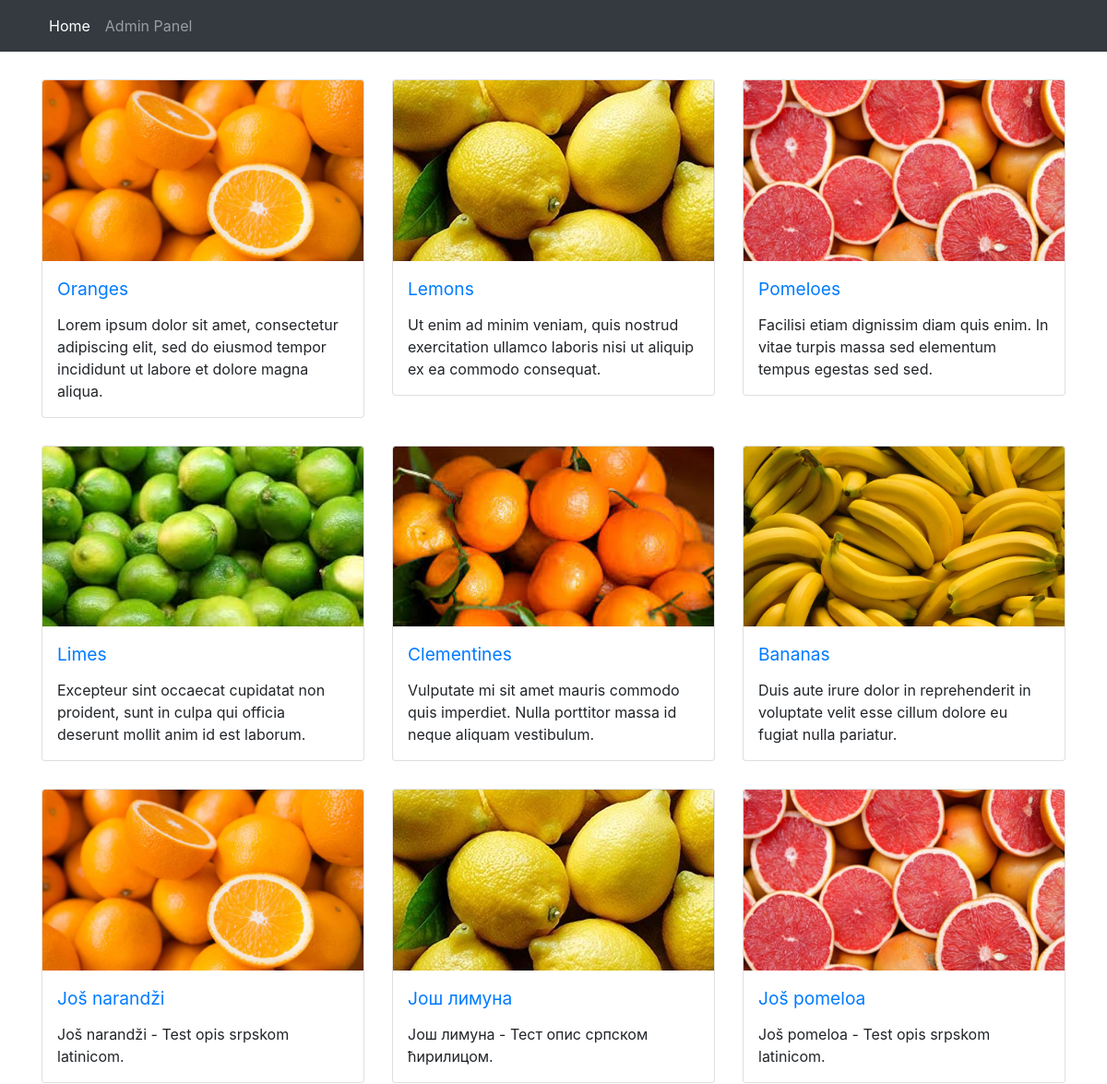
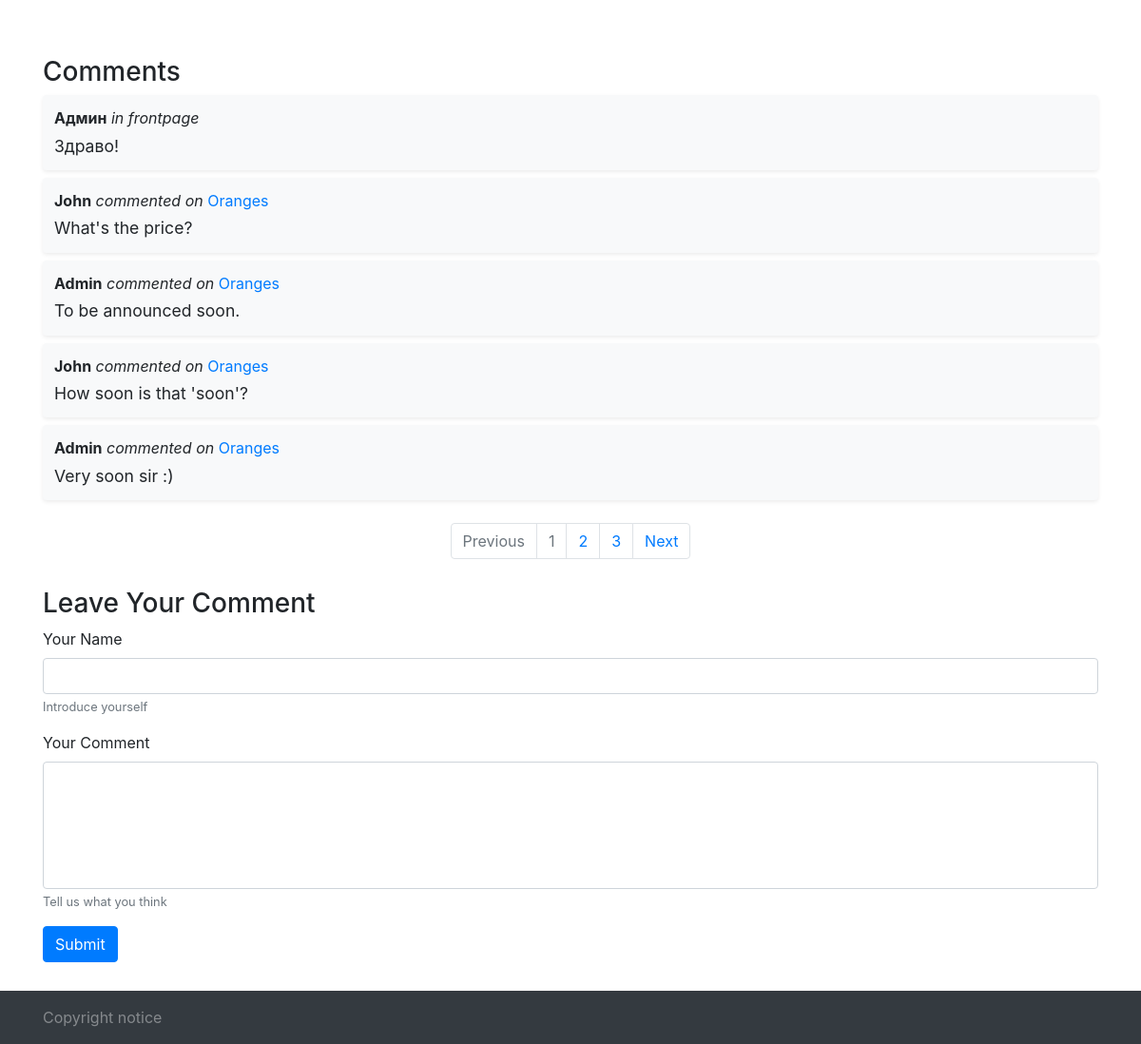
The page / on the database its author committed (2 pictures, top to bottom).
### tables this page shows
CREATE TABLE `kh4tr_assets` (
  `id` int(10) unsigned NOT NULL AUTO_INCREMENT,
  `name` varchar(255) NOT NULL,
  `alias` varchar(255) NOT NULL,
  `desc` varchar(1000) DEFAULT NULL,
  `image` varchar(255) DEFAULT NULL,
  `state` tinyint(4) DEFAULT NULL,
  `date` datetime DEFAULT NULL,
  PRIMARY KEY (`id`)
);

CREATE TABLE `kh4tr_comments` (
  `id` int(10) unsigned NOT NULL AUTO_INCREMENT,
  `author` varchar(255) NOT NULL,
  `text` varchar(500) DEFAULT NULL,
  `parent` int(10) unsigned DEFAULT NULL,
  `state` tinyint(4) DEFAULT NULL,
  `date` datetime DEFAULT NULL,
  PRIMARY KEY (`id`)
);

### config.php (called while the page is built, shortened)
<?php
$settings = array (
'premoderation' => 1,
'commentsperpage' => 5,
'commentsperpageadmin' => 5,
);
?>

### index.php (the view, shortened to what this page needs)
<?php
if (file_exists('config.php')) {
	require_once('config.php' );
} else {
	die("Configuration file absent");
}
?>
<!DOCTYPE html>
<html lang="en-US" class="h-100">
<head>
<link rel='stylesheet' href='css/bootstrap.min.css' type='text/css' media='all' />
<link rel='stylesheet' href='css/custom.css' type='text/css' media='all' />
</head>
<?php
$path = $_SERVER['REQUEST_URI'];
if ($path) {
	$path = preg_replace ("'^/(.*)$'","$1",$path);
}
$dbcon = new mysqli(DBSERVERNAME, DBUSER, DBPASS, DBNAME);
$dbcon->set_charset("utf8");
?>
<body id="body" class="d-flex flex-column h-100">
<header id="header" class="navbar-dark bg-dark">
<div class="container">
<nav class="navbar navbar-expand-md">
<div id="mainmenu" class="navbar-collapse collapse"><ul class="navbar-nav mr-auto">
<li id="menu-item-home" class="nav-item active"><a class="nav-link" href="/">Home</a></li>
<li id="menu-item-admin" class="nav-item"><a class="nav-link" href="admin.php">Admin Panel</a></li>
</ul></div>
</nav></div>
</header>
<main>
<?php
$id = 0;
if ($path) {
	$query = "SELECT * FROM ".DBTABLEPREFIX."assets WHERE `alias`='".$path."' AND `state`>0 LIMIT 1";
	$result = $dbcon->query($query);
	if (!$result->num_rows) {
		http_response_code(404);
		echo '<div class="container"><h1 class="text-center">404: Page Not Found</h1></div></main><footer class="footer navbar-dark bg-dark mt-auto py-3"><div class="container"><div><span>Copyright notice</span></div></div></footer></body></html>';
		die();
	} else {
		$data = $result->fetch_assoc();
		$id = $data['id'];
	}
} else {
	$query = "SELECT * FROM ".DBTABLEPREFIX."assets WHERE `state` > 0 ORDER BY `state` DESC LIMIT 9";
	$result = $dbcon->query($query);
}
?>
<section class="data">
<div class="container">
<?php if (!$path) : ?>
<?php if ($result->num_rows) : ?>
<div class="row">
	<?php while ($row = mysqli_fetch_array($result)) : ?>
	<div class="col col-12 col-md-6 col-lg-4 asset-<?php echo $row['id']; ?>"><div class="card-wrapper"><a class="card" href="/<?php echo $row['alias']; ?>" >
		<?php $name = mb_substr(strip_tags($row['name']),0,75); ?>
		<?php $desc = mb_substr(strip_tags($row['desc']),0,150); ?>
		<?php if ($row['image']) : ?>
		<span class="container"><span class="row justify-content-center"><span class="col-sm px-0"><span class="embed-responsive embed-responsive-16by9"><span class="card-image embed-responsive-item" alt="<?php echo $name; ?>" title="<?php echo $name; ?>"></span></span></span></span></span>
		<?php endif;  ?>
		<span class="card-body">
		<span class="card-title"><?php echo $name; ?></span>
		<span class="card-desc"><?php echo $desc; ?></span>
		</span>
	</a></div></div>
	<?php endwhile; ?>
</div>
<?php endif;  ?>
<?php endif;  ?>
</div>
</section>
<?php
if ($settings['commentsperpage']) {$commentsperpage = $settings['commentsperpage'];}
else {$commentsperpage = 10;}
if ($id) {
	$query = "SELECT * FROM ".DBTABLEPREFIX."comments WHERE `state`>0 AND `parent`=".$id." LIMIT ".$commentsperpage;
} else {
	$query = "SELECT t1.`author` as author, t1.`text` as text, t1.`parent` as parent, t1.`date` as `date`, t2.`alias` as link, t2.`name` as linktitle FROM ".DBTABLEPREFIX."comments t1 LEFT JOIN ".DBTABLEPREFIX."assets t2 ON t1.`parent`=t2.`id` WHERE t1.`state`>0 ORDER BY t1.`state` DESC LIMIT ".$commentsperpage;
}
$result = $dbcon->query($query);
if ($id) {
	$query = "SELECT count(1) FROM ".DBTABLEPREFIX."comments WHERE `state`>0 AND `parent`=".$id;
} else {
	$query = "SELECT count(1) FROM ".DBTABLEPREFIX."comments t1 LEFT JOIN ".DBTABLEPREFIX."assets t2 ON t1.`parent`=t2.`id` WHERE t1.`state`>0";
}
$num = $dbcon->query($query);
$num = mysqli_fetch_array($num)[0];
?>
<section class="comments">
<div class="container">
<h3>Comments</h3>
<?php if ($result->num_rows) : ?>
<div class="row">
	<?php while($row = $result->fetch_assoc()) : ?>
	<div class="comment col col-12 mb-2"><div class="wrap bg-light shadow-sm rounded">
		<?php if ($path) : ?>
		<div><span class="comment-author"><?php echo $row['author']; ?></span> </div>
		<?php else : ?>
			<?php if ($row['link']) : ?>
		<div><span class="comment-author"><?php echo $row['author']; ?></span> <em>commented on</em> <a href="/<?php echo $row['link']; ?>"><?php echo $row['linktitle']; ?></a></div>
			<?php else : ?>
		<div><span class="comment-author"><?php echo $row['author']; ?></span> <em>in frontpage</em></div>
			<?php endif; ?>
		<?php endif; ?>
		<div class="comment-body"><?php echo strip_tags($row['text']); ?></div>
	</div></div>
	<?php endwhile; ?>
</div>
	<?php if ($num > $commentsperpage) : ?>
<nav class="mt-3" aria-label="Comment pagination"><ul class="pagination justify-content-center">
	<li id="nav-item-prev" class="page-item disabled"><a class="page-link" href="#">Previous</a></li>
	<li id="nav-item-first" class="page-item page-item-1 disabled"><a class="page-link" href="#" data-page="1">1</a></li>
		<?php for ($i=2; $i*$commentsperpage+1 <= $num; $i++) { ?>
	<li class="page-item page-item-<?php echo $i; ?>"><a class="page-link" href="#" data-page="<?php echo $i; ?>"><?php echo $i; ?></a></li>
		<?php } ?>
	<li id="nav-item-last" class="page-item page-item-<?php echo $i; ?>"><a class="page-link" href="#" data-page="<?php echo $i; ?>"><?php echo $i; ?></a></li>
	<li id="nav-item-next" class="page-item"><a class="page-link" href="#" data-page="2">Next</a></li>
</ul></nav>
	<?php endif; ?>
<?php else : ?>
<div class="row"><div class="col-12 nocomments">No comments yet</div></div>
<?php endif;  ?>
<div class="new-comment">
<h3>Leave Your Comment</h3>
<form id="new-comment-form" method="post" enctype="multipart/form-data"<?php if ($id) {echo ' data-id="'.$id.'"';} ?> >
	<div class="form-group">
		<label for="input-name">Your Name</label>
		<input type="text" class="form-control" id="input-name" aria-describedby="input-name-help">
		<small id="input-name-help" class="form-text text-muted">Introduce yourself</small>
	</div>
	<div class="form-group">
		<label for="input-text">Your Comment</label>
		<textarea class="form-control" id="input-text" rows="5"></textarea>
		<small id="input-text-help" class="form-text text-muted">Tell us what you think</small>
	</div>
	<button id="submit-comment-btn" type="submit" class="btn btn-primary">Submit</button>
</form>
</div>
</section>
</main>
<footer class="footer navbar-dark bg-dark mt-auto py-3">
<div class="container"><div><span>Copyright notice</span></div></div>
</footer>
</body>
</html>

### css/custom.css (style rules this page uses)
#header > .container { min-height:56px }
.navbar { padding-left:0;padding-right:0 }
footer { color: rgba(255,255,255,.4) }
main { margin:0 0 30px }
.row { margin-left:-15px;margin-right:-15px }
.col { margin-bottom:30px }
a.card { display:flex;color:inherit }
.card .container { padding-left:0;padding-right:0 }
.card .row { margin-left:0;margin-right:0;padding:0; }
.card .embed-responsive-item { border-top-left-radius:.15rem;border-top-right-radius:.15rem;background-position:50% 50%;background-repeat:no-repeat;background-size:100% auto }
.card .card-body { display:block;padding:1rem 1rem }
.card .card-title { display:block;font-size:1.2rem;color:#007bff }
.card .embed-responsive { border-top-left-radius:.15rem;border-top-right-radius:.15rem }
section { margin-top:30px }
.comment { padding:0 15px }
.comment .wrap { padding:.75rem }
.comment-author { font-weight:bold }
.comment-body { margin-top:.25em;font-size:1.1rem }
.new-comment { margin-top:30px }
#input-text { resize:none }

### rows shown on the page
kh4tr_assets: name "Oranges", desc "Lorem ipsum dolor sit amet, consectetur adipiscing elit, sed do eiusmod tempor incididunt ut labore et dolore magna aliqua."
kh4tr_assets: name "Lemons", desc "Ut enim ad minim veniam, quis nostrud exercitation ullamco laboris nisi ut aliquip ex ea commodo consequat."
kh4tr_assets: name "Pomeloes", desc "Facilisi etiam dignissim diam quis enim. In vitae turpis massa sed elementum tempus egestas sed sed."
kh4tr_assets: shows a picture, name "Limes", desc "Excepteur sint occaecat cupidatat non proident, sunt in culpa qui officia deserunt mollit anim id est laborum."
kh4tr_assets: shows a picture, name "Clementines", desc "Vulputate mi sit amet mauris commodo quis imperdiet. Nulla porttitor massa id neque aliquam vestibulum."
kh4tr_assets: shows a picture, name "Bananas", desc "Duis aute irure dolor in reprehenderit in voluptate velit esse cillum dolore eu fugiat nulla pariatur."
kh4tr_assets: name "Još narandži", desc "Još narandži - Test opis srpskom latinicom."
kh4tr_assets: name "Jош лимуна", desc "Jош лимуна - Тест опис српском ћирилицом."
kh4tr_assets: name "Još pomeloa", desc "Još pomeloa - Test opis srpskom latinicom."
kh4tr_comments: author "Админ", text "Здраво!"
kh4tr_comments: author "John", kh4tr_assets.name "Oranges", text "What's the price?"
kh4tr_comments: author "Admin", kh4tr_assets.name "Oranges", text "To be announced soon."
kh4tr_comments: author "John", kh4tr_assets.name "Oranges", text "How soon is that 'soon'?"
kh4tr_comments: author "Admin", kh4tr_assets.name "Oranges", text "Very soon sir :)"

### other values the page prints
$i "3"
